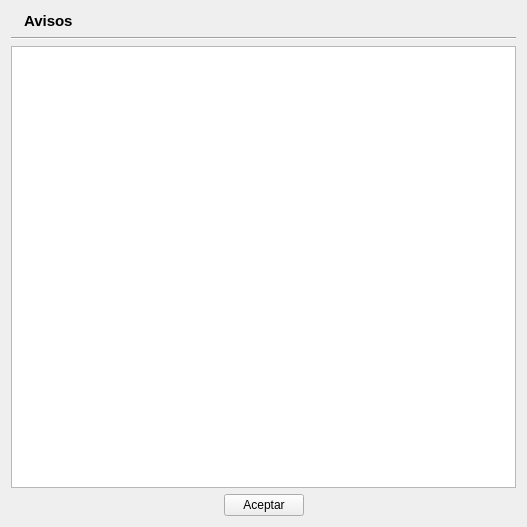
<?xml version="1.0" encoding="UTF-8"?>
<ui version="4.0">
 <class>Form</class>
 <widget class="QWidget" name="Form">
  <property name="geometry">
   <rect>
    <x>0</x>
    <y>0</y>
    <width>527</width>
    <height>527</height>
   </rect>
  </property>
  <property name="windowTitle">
   <string>Form</string>
  </property>
  <layout class="QVBoxLayout" name="verticalLayout_2">
   <item>
    <layout class="QVBoxLayout" name="verticalLayout">
     <item>
      <layout class="QHBoxLayout" name="horizontalLayout">
       <item>
        <widget class="QLabel" name="label_10">
         <property name="text">
          <string/>
         </property>
         <property name="pixmap">
          <pixmap>:/status_unknown.png</pixmap>
         </property>
        </widget>
       </item>
       <item>
        <widget class="QLabel" name="label">
         <property name="font">
          <font>
           <pointsize>11</pointsize>
           <weight>75</weight>
           <bold>true</bold>
          </font>
         </property>
         <property name="text">
          <string>Avisos</string>
         </property>
        </widget>
       </item>
       <item>
        <spacer name="horizontalSpacer_2">
         <property name="orientation">
          <enum>Qt::Horizontal</enum>
         </property>
         <property name="sizeHint" stdset="0">
          <size>
           <width>40</width>
           <height>20</height>
          </size>
         </property>
        </spacer>
       </item>
      </layout>
     </item>
     <item>
      <widget class="Line" name="line">
       <property name="orientation">
        <enum>Qt::Horizontal</enum>
       </property>
      </widget>
     </item>
    </layout>
   </item>
   <item>
    <widget class="QTextEdit" name="teAvisos">
     <property name="mouseTracking">
      <bool>true</bool>
     </property>
     <property name="focusPolicy">
      <enum>Qt::NoFocus</enum>
     </property>
     <property name="readOnly">
      <bool>true</bool>
     </property>
    </widget>
   </item>
   <item>
    <layout class="QHBoxLayout" name="horizontalLayout_2">
     <item>
      <spacer name="horizontalSpacer_3">
       <property name="orientation">
        <enum>Qt::Horizontal</enum>
       </property>
       <property name="sizeHint" stdset="0">
        <size>
         <width>40</width>
         <height>20</height>
        </size>
       </property>
      </spacer>
     </item>
     <item>
      <widget class="QPushButton" name="pbAceptar">
       <property name="toolTip">
        <string>Cierra la ventana de avisos</string>
       </property>
       <property name="text">
        <string>Aceptar</string>
       </property>
      </widget>
     </item>
     <item>
      <spacer name="horizontalSpacer_4">
       <property name="orientation">
        <enum>Qt::Horizontal</enum>
       </property>
       <property name="sizeHint" stdset="0">
        <size>
         <width>40</width>
         <height>20</height>
        </size>
       </property>
      </spacer>
     </item>
    </layout>
   </item>
  </layout>
 </widget>
 <connections/>
</ui>
